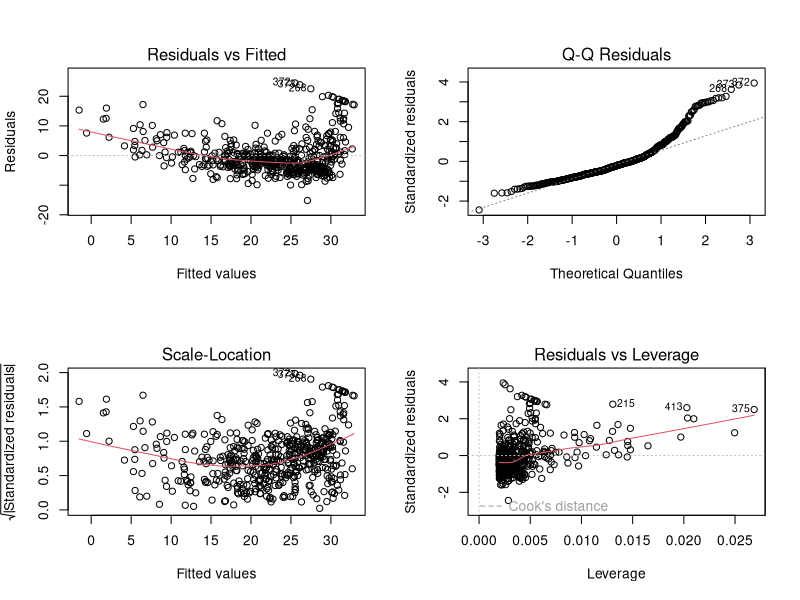
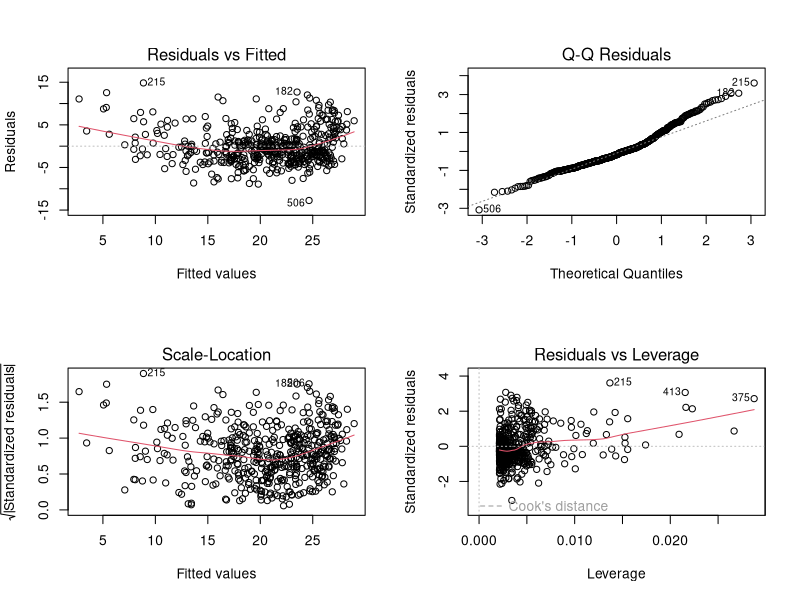
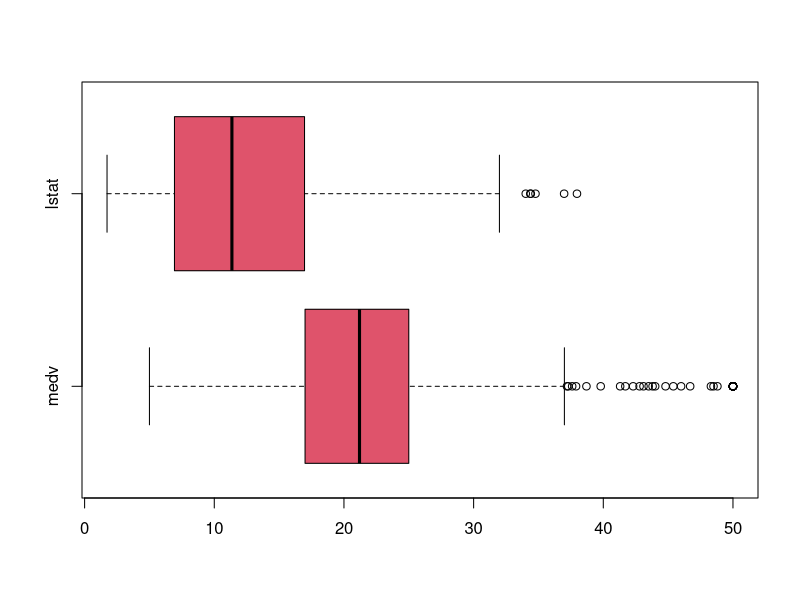
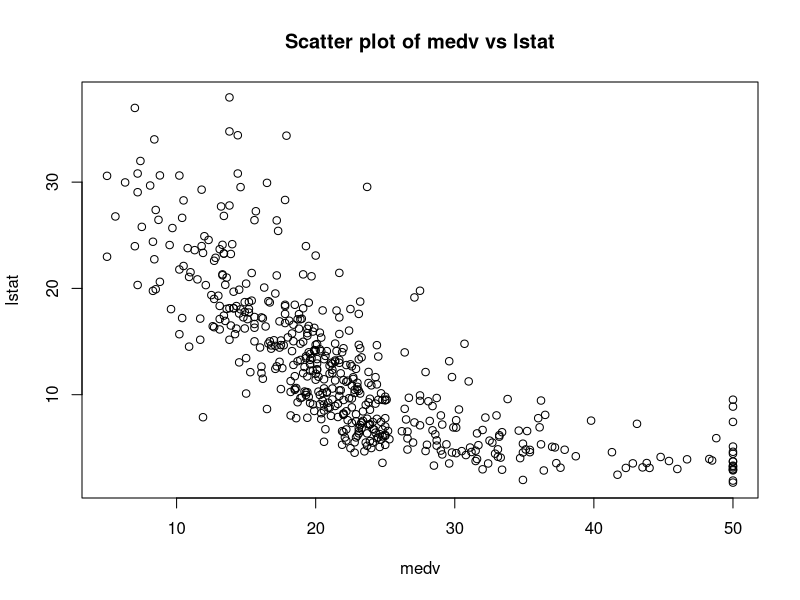
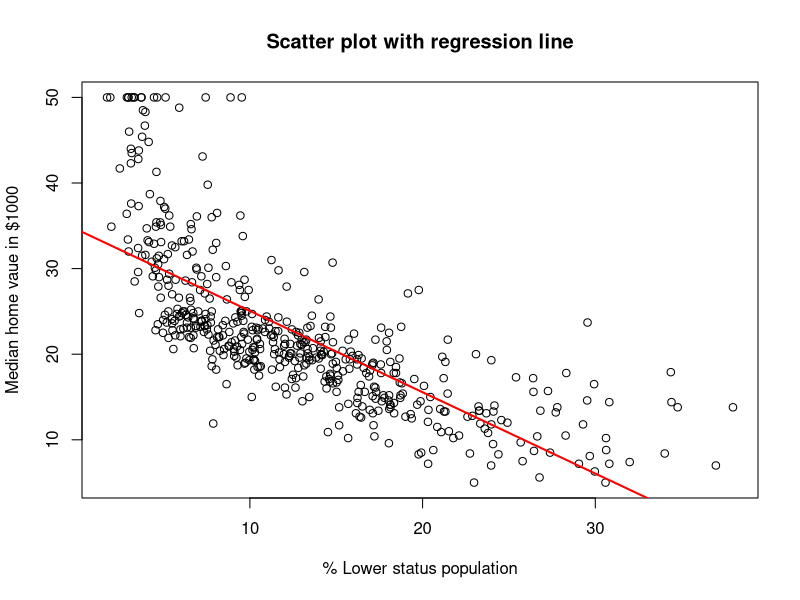
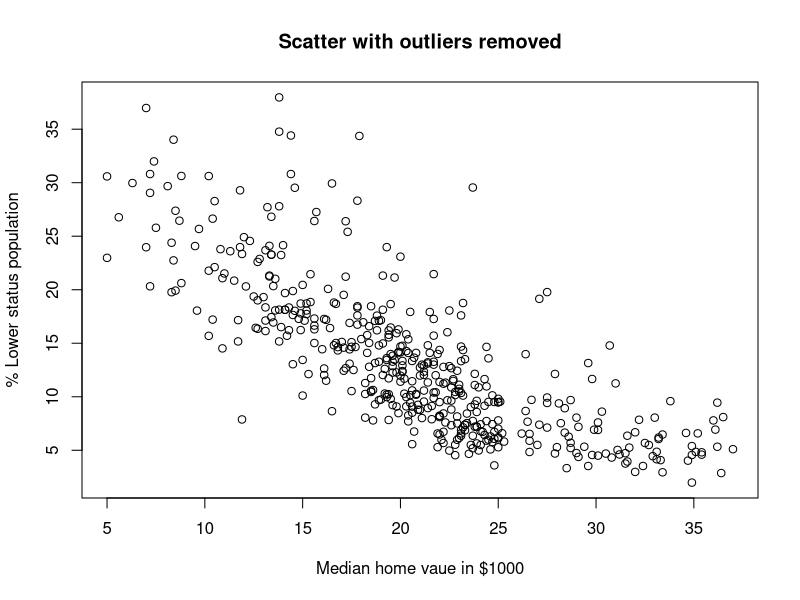
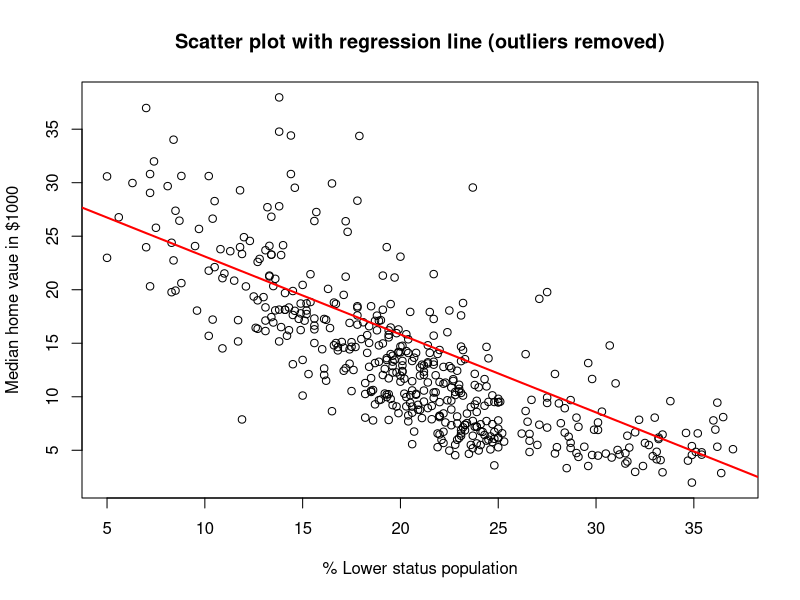

The R script that drew these images, in order:
library(MASS)

names(Boston)
dim(Boston)
summary(Boston)

attach(Boston)
summary(cbind(medv,lstat))

png("Boxplot.png")
boxplot(cbind(medv,lstat), horizontal = TRUE, col=2)
dev.off()

png("Scatterplot.png")
plot(medv,lstat, xlab='medv', ylab='lstat', main='Scatter plot of medv vs lstat')
dev.off()

detach(Boston)

lm.fit <- lm(medv~lstat, data=Boston)
summary(lm.fit)
confint(lm.fit)

attach(Boston)
png("Scatter with regression line.png")
plot(lstat,medv, xlab = '% Lower status population', ylab = 'Median home vaue in $1000', main = 'Scatter plot with regression line')
abline(lm.fit,col='red', lwd=2)
dev.off()
detach(Boston)


par(mfrow=c(2,2))
plot(lm.fit) #diagnostic plots


#suggest the model may be improved by removing outliers.

#outliers removed based on interquantie range.

attach(Boston)
outliers <- boxplot(medv, plot=FALSE)$out
print(outliers)
df_removed_outliers <- Boston[-which(Boston$medv %in% outliers),]

png("Scatterplot_outliers removed.png")
plot(df_removed_outliers$medv,df_removed_outliers$lstat, xlab='Median home vaue in $1000', ylab='% Lower status population', main='Scatter with outliers removed')
dev.off()

lm.outliers <- lm(medv~lstat, data=df_removed_outliers)
summary(lm.outliers)
confint(lm.outliers)

par(mfrow=c(2,2))
plot(lm.outliers)


png("Scatter with regression line (outliers removed).png")
plot(df_removed_outliers$medv,df_removed_outliers$lstat, xlab = '% Lower status population', ylab = 'Median home vaue in $1000', main = 'Scatter plot with regression line (outliers removed)')
abline(lm.outliers,col='red', lwd=2)
dev.off()
detach(Boston)



